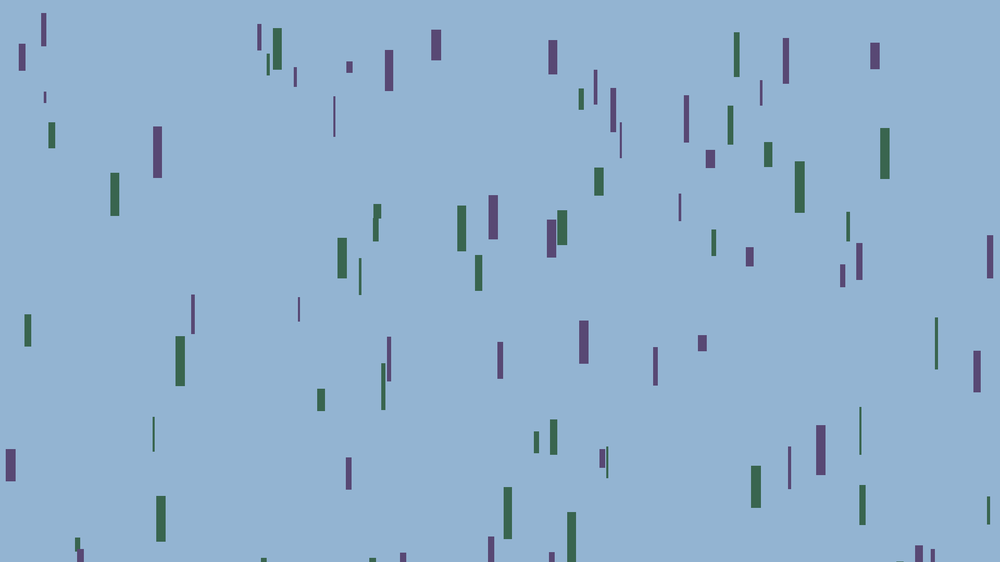
#> input picture rain.png, 1000 x 562 px, shrunk from 1920 x 1080 before the run, found by its file name
$ python drizzle.py
#> lines starting #> are read from the running program, lines starting #| are printed output that depends on the picture
#############################
# File:         drizzle.py  #
# Author:       Tom Gorbett #
# Last Updated: 2022-01-15  #
#############################

import ctypes
import random
import uuid
from PIL import Image, ImageDraw

im_path = "C:/Users/gorbetw/Pictures/rain/rain.png"
i = 0
hexes = []
colors = int(random.uniform(2, 5))  # The number of colors in the pallet
hex_limits = [0,128]
bg_limits = [128,256]
drops = int(random.uniform(20, 100))
drop_limits = [20,100]
uid = uuid.uuid1()  # Here we generate a unique ID for the rain_log file.

# This is a function used to convert base-10 RGB values to base-15 hexcodes.
def rgb_to_hex(red, green, blue):
    return '#%02x%02x%02x' % (red, green, blue)

# Here we use the old image as a template for the new one.
im = Image.open(im_path)
#> im is the input picture: PIL image 1000x562 RGBA; mean R, G, B, A 144.7, 177.1, 206.5, 255
r = int(random.uniform(bg_limits[0],bg_limits[1]))
g = int(random.uniform(bg_limits[0],bg_limits[1]))
b = int(random.uniform(bg_limits[0],bg_limits[1]))
im.paste((r,g,b), [0,0,im.size[0],im.size[1]])
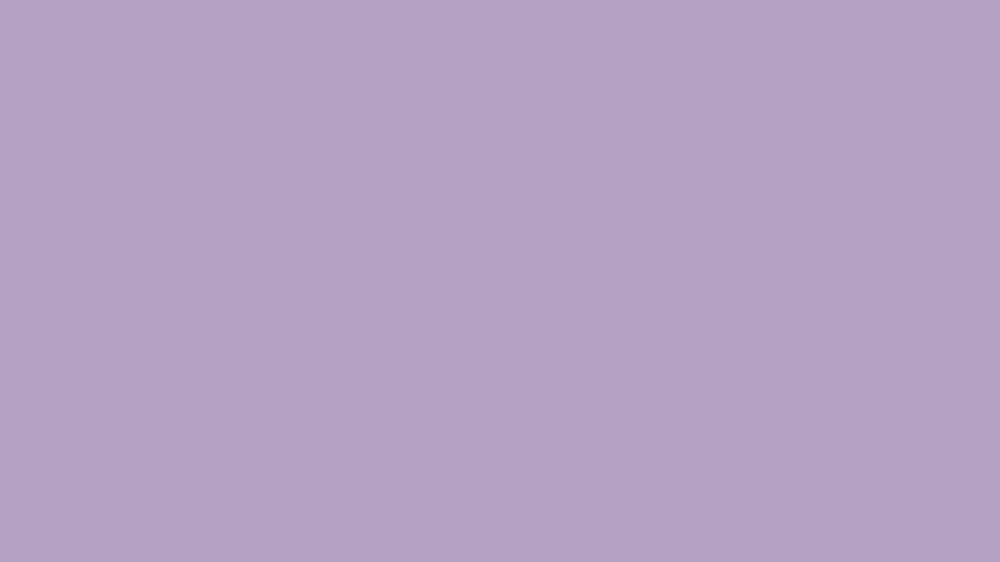
#> im: PIL image 1000x562 RGBA; mean R, G, B, A 181, 161, 193, 255

while i <= colors:
    hexes.append(
        rgb_to_hex(int(random.uniform(hex_limits[0], hex_limits[1])),
		   int(random.uniform(hex_limits[0], hex_limits[1])),
		   int(random.uniform(hex_limits[0], hex_limits[1]))
    ))
    i += 1
i = 0
# This operation creates the hexcodes for each color.

draw = ImageDraw.Draw(im)
while i <= drops:
    x = int(random.uniform(0,im.size[0]))
    y0 = int(random.uniform(0,im.size[1]))
    y1 = y0 + int(random.uniform(drop_limits[1]/5, drop_limits[1]))
    draw.line([(x, y0), (x, y1)],
              fill=hexes[int(random.uniform(0,colors))],
              width=int(random.uniform(drop_limits[0]/5, drop_limits[0])))
    i += 1
#> after the loop, i = 81

im.save(im_path) # We save over the old image.
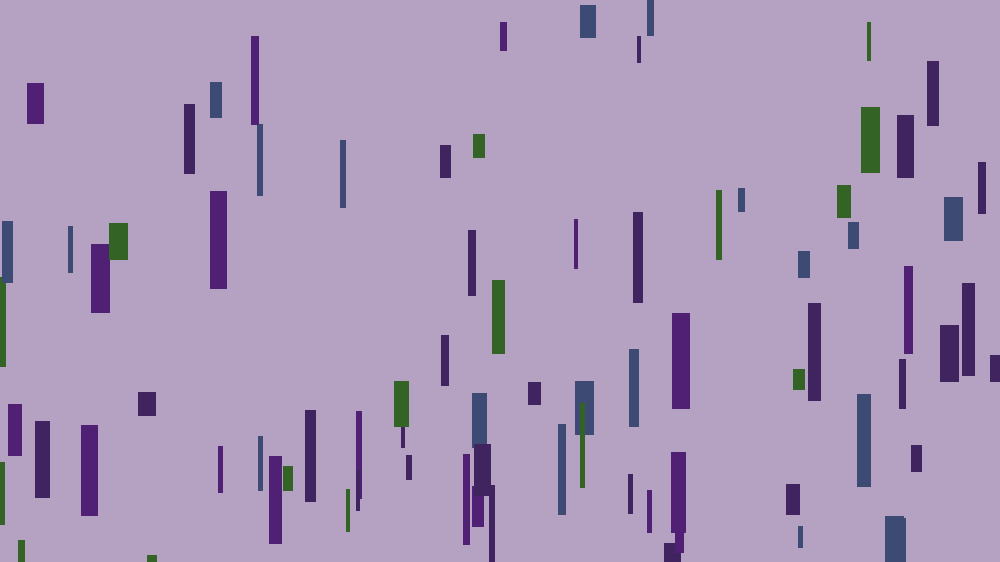
#> saved as rain.png: PIL image 1000x562 RGBA; mean R, G, B, A 171.4, 152, 185.1, 255

#> (the run stopped early here; a loop or call above may not have finished)
